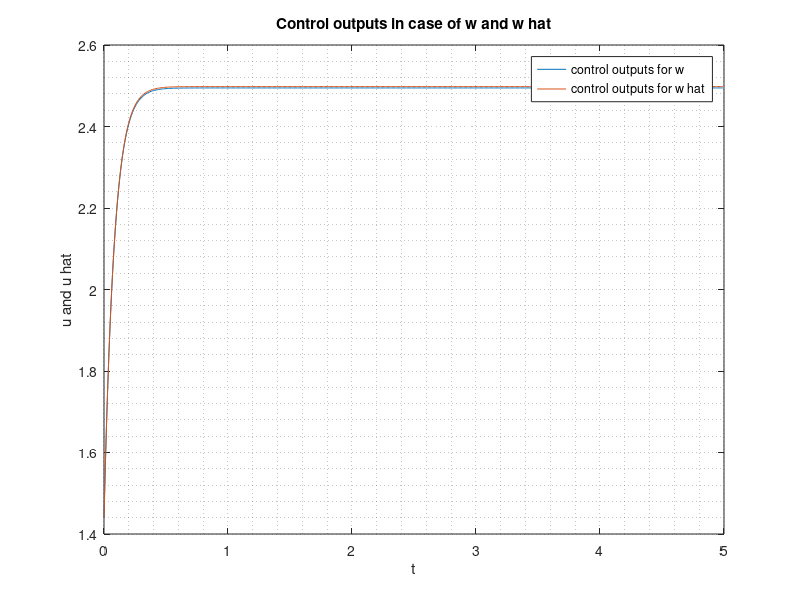
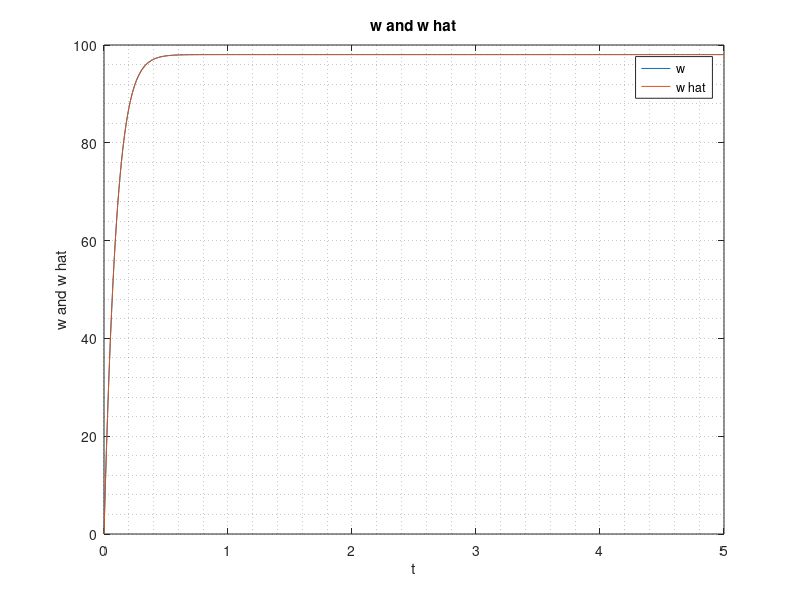
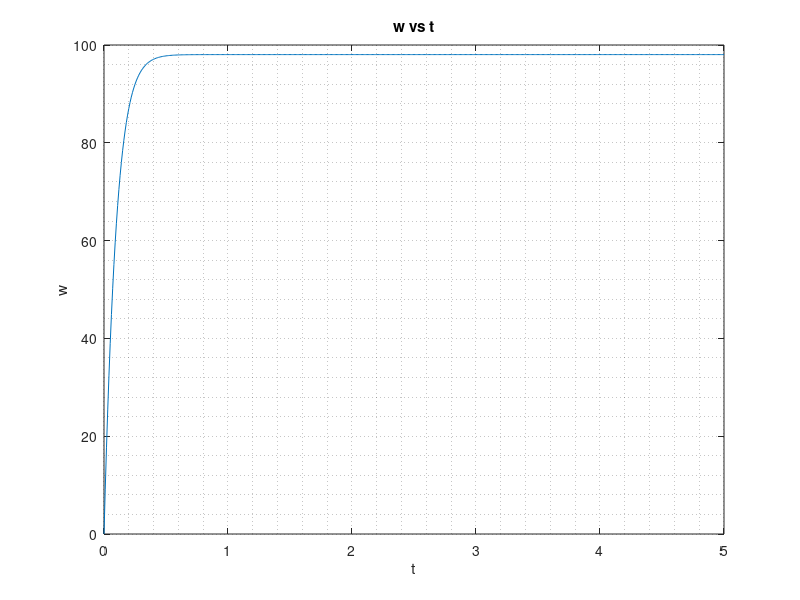
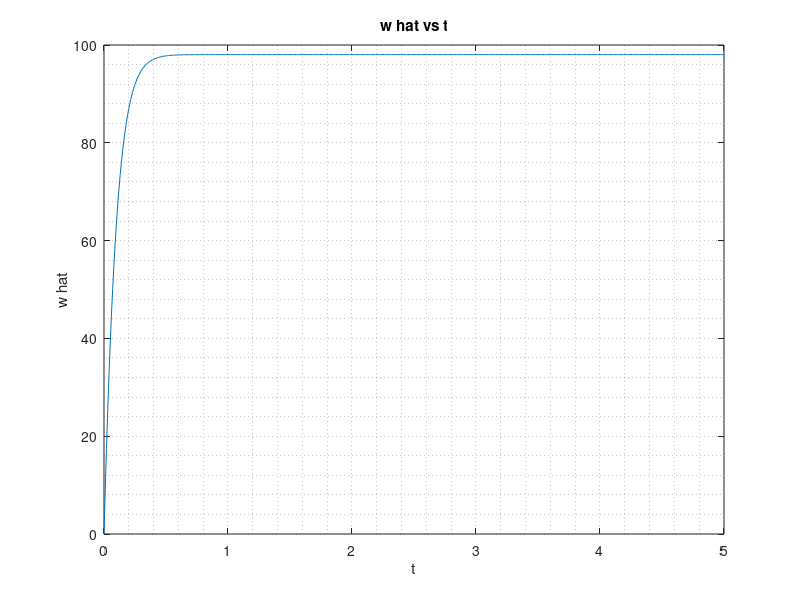

MATLAB code to generate these figures, in order:
clc; clear all; close all;

load q31.mat;
sa1 = sa;
yc1 = yc;

load q32.mat;

plot(t(1:500), yc1, t(1:500), yc); grid(gca,'minor');
legend('control outputs for w', ...
'control outputs for w hat');
title('Control outputs in case of w and w hat');
xlabel('t');
ylabel('u and u hat');
print('plots/ControlOutputs', '-dpdf')

figure();
plot(t, sa1, t, sa); grid(gca,'minor');
legend('w', ...
'w hat');
title('w and w hat');
xlabel('t');
ylabel('w and w hat');
print('plots/Speed', '-dpdf')

figure();
plot(t, sa1); grid(gca,'minor');
title('w vs t');
xlabel('t');
ylabel('w');
print('plots/w', '-dpdf')

figure();
plot(t, sa); grid(gca,'minor');
title('w hat vs t');
xlabel('t');
ylabel('w hat');
print('plots/what', '-dpdf')